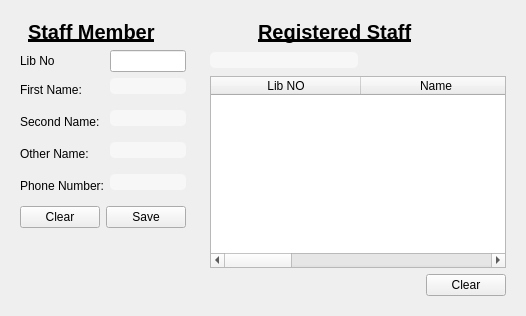
      <widget class="QWidget" name="pgStaff">
       <layout class="QHBoxLayout" name="horizontalLayout_27" stretch="1,2">
        <item>
         <widget class="QFrame" name="frame">
          <layout class="QVBoxLayout" name="verticalLayout_7" stretch="0,1,0,2">
           <item>
            <layout class="QHBoxLayout" name="horizontalLayout_20">
             <item>
              <widget class="QLabel" name="label_21">
               <property name="maximumSize">
                <size>
                 <width>150</width>
                 <height>16777215</height>
                </size>
               </property>
               <property name="styleSheet">
                <string notr="true">text-decoration:underline;
font-size: 20px;
font-weight:bold;
</string>
               </property>
               <property name="text">
                <string>Staff Member</string>
               </property>
              </widget>
             </item>
            </layout>
           </item>
           <item>
            <layout class="QFormLayout" name="formLayout_2">
             <item row="1" column="0">
              <widget class="QLabel" name="label_24">
               <property name="text">
                <string>First Name:</string>
               </property>
              </widget>
             </item>
             <item row="1" column="1">
              <widget class="QLineEdit" name="stfFirstName">
               <property name="styleSheet">
                <string notr="true">border-radius:5px;
margin:0px;
background-color:rgba(255,255,255,0.5);
margin-bottom:10px;
padding-left:3px;
color:black;
</string>
               </property>
              </widget>
             </item>
             <item row="2" column="0">
              <widget class="QLabel" name="label_25">
               <property name="text">
                <string>Second Name:</string>
               </property>
              </widget>
             </item>
             <item row="2" column="1">
              <widget class="QLineEdit" name="stfSecondName">
               <property name="styleSheet">
                <string notr="true">border-radius:5px;
margin:0px;
background-color:rgba(255,255,255,0.5);
margin-bottom:10px;
padding-left:3px;
color:black;
</string>
               </property>
              </widget>
             </item>
             <item row="3" column="0">
              <widget class="QLabel" name="label_26">
               <property name="text">
                <string>Other Name:</string>
               </property>
              </widget>
             </item>
             <item row="3" column="1">
              <widget class="QLineEdit" name="stfOtherName">
               <property name="styleSheet">
                <string notr="true">border-radius:5px;
margin:0px;
background-color:rgba(255,255,255,0.5);
margin-bottom:10px;
padding-left:3px;
color:black;
</string>
               </property>
              </widget>
             </item>
             <item row="4" column="0">
              <widget class="QLabel" name="label_23">
               <property name="text">
                <string>Phone Number:</string>
               </property>
              </widget>
             </item>
             <item row="0" column="0">
              <widget class="QLabel" name="label_34">
               <property name="text">
                <string>Lib No</string>
               </property>
              </widget>
             </item>
             <item row="0" column="1">
              <widget class="QLineEdit" name="stfLibNo">
               <property name="readOnly">
                <bool>true</bool>
               </property>
              </widget>
             </item>
             <item row="4" column="1">
              <widget class="QLineEdit" name="stfPhoneNo">
               <property name="styleSheet">
                <string notr="true">border-radius:5px;
margin:0px;
background-color:rgba(255,255,255,0.5);
margin-bottom:10px;
padding-left:3px;
color:black;
</string>
               </property>
              </widget>
             </item>
            </layout>
           </item>
           <item>
            <layout class="QHBoxLayout" name="horizontalLayout_21">
             <item>
              <spacer name="horizontalSpacer_4">
               <property name="orientation">
                <enum>Qt::Horizontal</enum>
               </property>
               <property name="sizeHint" stdset="0">
                <size>
                 <width>40</width>
                 <height>20</height>
                </size>
               </property>
              </spacer>
             </item>
             <item>
              <widget class="QPushButton" name="clearStaffDetails">
               <property name="styleSheet">
                <string notr="true"/>
               </property>
               <property name="text">
                <string>Clear</string>
               </property>
              </widget>
             </item>
             <item>
              <widget class="QPushButton" name="stfSaveDetails">
               <property name="text">
                <string>Save</string>
               </property>
              </widget>
             </item>
            </layout>
           </item>
           <item>
            <spacer name="verticalSpacer_3">
             <property name="orientation">
              <enum>Qt::Vertical</enum>
             </property>
             <property name="sizeHint" stdset="0">
              <size>
               <width>20</width>
               <height>40</height>
              </size>
             </property>
            </spacer>
           </item>
          </layout>
         </widget>
        </item>
        <item>
         <widget class="QFrame" name="frame">
          <layout class="QVBoxLayout" name="verticalLayout_8">
           <item>
            <layout class="QHBoxLayout" name="horizontalLayout_22">
             <item>
              <widget class="QLabel" name="label_27">
               <property name="maximumSize">
                <size>
                 <width>200</width>
                 <height>16777215</height>
                </size>
               </property>
               <property name="styleSheet">
                <string notr="true">text-decoration:underline;
font-size: 20px;
font-weight:bold;
</string>
               </property>
               <property name="text">
                <string>Registered Staff</string>
               </property>
              </widget>
             </item>
            </layout>
           </item>
           <item>
            <widget class="QWidget" name="horizontalWidget_5" native="true">
             <layout class="QHBoxLayout" name="horizontalLayout_25">
              <property name="leftMargin">
               <number>0</number>
              </property>
              <property name="topMargin">
               <number>0</number>
              </property>
              <property name="rightMargin">
               <number>0</number>
              </property>
              <property name="bottomMargin">
               <number>0</number>
              </property>
              <item>
               <widget class="QLineEdit" name="txtStaffSearch">
                <property name="font">
                 <font>
                  <pointsize>-1</pointsize>
                 </font>
                </property>
                <property name="styleSheet">
                 <string notr="true">border-radius:5px;
margin:0px;
background-color:rgba(255,255,255,0.5);
padding-left:3px;
color:black;
</string>
                </property>
               </widget>
              </item>
              <item>
               <spacer name="horizontalSpacer_9">
                <property name="orientation">
                 <enum>Qt::Horizontal</enum>
                </property>
                <property name="sizeHint" stdset="0">
                 <size>
                  <width>40</width>
                  <height>20</height>
                 </size>
                </property>
               </spacer>
              </item>
             </layout>
            </widget>
           </item>
           <item>
            <widget class="QTableWidget" name="tblStaff">
             <property name="contextMenuPolicy">
              <enum>Qt::CustomContextMenu</enum>
             </property>
             <property name="selectionBehavior">
              <enum>QAbstractItemView::SelectRows</enum>
             </property>
             <property name="rowCount">
              <number>0</number>
             </property>
             <attribute name="horizontalHeaderDefaultSectionSize">
              <number>150</number>
             </attribute>
             <attribute name="horizontalHeaderStretchLastSection">
              <bool>true</bool>
             </attribute>
             <column>
              <property name="text">
               <string>Lib NO</string>
              </property>
             </column>
             <column>
              <property name="text">
               <string>Name</string>
              </property>
             </column>
             <column>
              <property name="text">
               <string>Phone Number</string>
              </property>
             </column>
             <column>
              <property name="text">
               <string>User type</string>
              </property>
             </column>
            </widget>
           </item>
           <item>
            <layout class="QHBoxLayout" name="horizontalLayout_26">
             <item>
              <spacer name="horizontalSpacer_12">
               <property name="orientation">
                <enum>Qt::Horizontal</enum>
               </property>
               <property name="sizeHint" stdset="0">
                <size>
                 <width>40</width>
                 <height>20</height>
                </size>
               </property>
              </spacer>
             </item>
             <item>
              <widget class="QPushButton" name="pushButton_31">
               <property name="text">
                <string>Clear</string>
               </property>
              </widget>
             </item>
            </layout>
           </item>
          </layout>
         </widget>
        </item>
       </layout>
      </widget>
